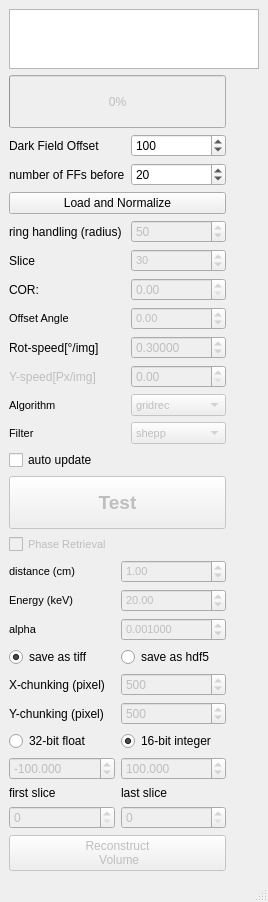
<?xml version="1.0" encoding="UTF-8"?>
<ui version="4.0">
 <class>MainWindow</class>
 <widget class="QMainWindow" name="MainWindow">
  <property name="geometry">
   <rect>
    <x>0</x>
    <y>0</y>
    <width>268</width>
    <height>902</height>
   </rect>
  </property>
  <property name="windowTitle">
   <string>MainWindow</string>
  </property>
  <widget class="QWidget" name="centralwidget">
   <layout class="QGridLayout" name="gridLayout">
    <item row="6" column="0">
     <widget class="QPushButton" name="pushReconstruct_all">
      <property name="enabled">
       <bool>false</bool>
      </property>
      <property name="text">
       <string>Reconstruct
 Volume</string>
      </property>
     </widget>
    </item>
    <item row="4" column="0">
     <widget class="QPushButton" name="pushReconstruct">
      <property name="enabled">
       <bool>false</bool>
      </property>
      <property name="sizePolicy">
       <sizepolicy hsizetype="Minimum" vsizetype="Preferred">
        <horstretch>0</horstretch>
        <verstretch>0</verstretch>
       </sizepolicy>
      </property>
      <property name="minimumSize">
       <size>
        <width>0</width>
        <height>30</height>
       </size>
      </property>
      <property name="font">
       <font>
        <pointsize>14</pointsize>
        <weight>75</weight>
        <bold>true</bold>
       </font>
      </property>
      <property name="text">
       <string>Test</string>
      </property>
     </widget>
    </item>
    <item row="5" column="0">
     <layout class="QGridLayout" name="gridLayout_8">
      <item row="5" column="1">
       <widget class="QSpinBox" name="hdf_chunking_x">
        <property name="enabled">
         <bool>false</bool>
        </property>
        <property name="maximum">
         <number>99999</number>
        </property>
        <property name="value">
         <number>500</number>
        </property>
       </widget>
      </item>
      <item row="5" column="0">
       <widget class="QLabel" name="label_11">
        <property name="text">
         <string>X-chunking (pixel)</string>
        </property>
       </widget>
      </item>
      <item row="3" column="0">
       <widget class="QLabel" name="label_alpha_2">
        <property name="enabled">
         <bool>true</bool>
        </property>
        <property name="sizePolicy">
         <sizepolicy hsizetype="Minimum" vsizetype="Minimum">
          <horstretch>0</horstretch>
          <verstretch>0</verstretch>
         </sizepolicy>
        </property>
        <property name="font">
         <font>
          <pointsize>8</pointsize>
          <weight>50</weight>
          <bold>false</bold>
         </font>
        </property>
        <property name="text">
         <string>alpha</string>
        </property>
       </widget>
      </item>
      <item row="0" column="0" colspan="2">
       <widget class="QCheckBox" name="checkBox_phase_2">
        <property name="enabled">
         <bool>false</bool>
        </property>
        <property name="sizePolicy">
         <sizepolicy hsizetype="Minimum" vsizetype="Preferred">
          <horstretch>0</horstretch>
          <verstretch>0</verstretch>
         </sizepolicy>
        </property>
        <property name="font">
         <font>
          <pointsize>8</pointsize>
          <weight>50</weight>
          <bold>false</bold>
         </font>
        </property>
        <property name="text">
         <string>Phase Retrieval</string>
        </property>
       </widget>
      </item>
      <item row="3" column="1">
       <widget class="QDoubleSpinBox" name="doubleSpinBox_alpha_2">
        <property name="enabled">
         <bool>false</bool>
        </property>
        <property name="sizePolicy">
         <sizepolicy hsizetype="Minimum" vsizetype="Minimum">
          <horstretch>0</horstretch>
          <verstretch>0</verstretch>
         </sizepolicy>
        </property>
        <property name="font">
         <font>
          <pointsize>8</pointsize>
          <weight>50</weight>
          <bold>false</bold>
         </font>
        </property>
        <property name="decimals">
         <number>6</number>
        </property>
        <property name="singleStep">
         <double>0.000100000000000</double>
        </property>
        <property name="value">
         <double>0.001000000000000</double>
        </property>
       </widget>
      </item>
      <item row="9" column="1">
       <widget class="QLabel" name="label_6">
        <property name="sizePolicy">
         <sizepolicy hsizetype="Minimum" vsizetype="Minimum">
          <horstretch>0</horstretch>
          <verstretch>0</verstretch>
         </sizepolicy>
        </property>
        <property name="text">
         <string>last slice</string>
        </property>
       </widget>
      </item>
      <item row="2" column="0">
       <widget class="QLabel" name="label_Energy_2">
        <property name="enabled">
         <bool>true</bool>
        </property>
        <property name="sizePolicy">
         <sizepolicy hsizetype="Minimum" vsizetype="Minimum">
          <horstretch>0</horstretch>
          <verstretch>0</verstretch>
         </sizepolicy>
        </property>
        <property name="font">
         <font>
          <pointsize>8</pointsize>
          <weight>50</weight>
          <bold>false</bold>
         </font>
        </property>
        <property name="text">
         <string>Energy (keV)</string>
        </property>
       </widget>
      </item>
      <item row="2" column="1">
       <widget class="QDoubleSpinBox" name="doubleSpinBox_Energy_2">
        <property name="enabled">
         <bool>false</bool>
        </property>
        <property name="sizePolicy">
         <sizepolicy hsizetype="Minimum" vsizetype="Minimum">
          <horstretch>0</horstretch>
          <verstretch>0</verstretch>
         </sizepolicy>
        </property>
        <property name="font">
         <font>
          <pointsize>8</pointsize>
          <weight>50</weight>
          <bold>false</bold>
         </font>
        </property>
        <property name="minimum">
         <double>1.000000000000000</double>
        </property>
        <property name="maximum">
         <double>100.000000000000000</double>
        </property>
        <property name="value">
         <double>20.000000000000000</double>
        </property>
       </widget>
      </item>
      <item row="1" column="0">
       <widget class="QLabel" name="label_distance_2">
        <property name="enabled">
         <bool>true</bool>
        </property>
        <property name="sizePolicy">
         <sizepolicy hsizetype="Minimum" vsizetype="Minimum">
          <horstretch>0</horstretch>
          <verstretch>0</verstretch>
         </sizepolicy>
        </property>
        <property name="font">
         <font>
          <pointsize>8</pointsize>
          <weight>50</weight>
          <bold>false</bold>
         </font>
        </property>
        <property name="text">
         <string>distance (cm)</string>
        </property>
       </widget>
      </item>
      <item row="1" column="1">
       <widget class="QDoubleSpinBox" name="doubleSpinBox_distance_2">
        <property name="enabled">
         <bool>false</bool>
        </property>
        <property name="sizePolicy">
         <sizepolicy hsizetype="Minimum" vsizetype="Minimum">
          <horstretch>0</horstretch>
          <verstretch>0</verstretch>
         </sizepolicy>
        </property>
        <property name="font">
         <font>
          <pointsize>8</pointsize>
          <weight>50</weight>
          <bold>false</bold>
         </font>
        </property>
        <property name="maximum">
         <double>5000.000000000000000</double>
        </property>
        <property name="value">
         <double>1.000000000000000</double>
        </property>
       </widget>
      </item>
      <item row="8" column="0">
       <widget class="QDoubleSpinBox" name="int_low">
        <property name="enabled">
         <bool>false</bool>
        </property>
        <property name="decimals">
         <number>3</number>
        </property>
        <property name="minimum">
         <double>-65535.000000000000000</double>
        </property>
        <property name="maximum">
         <double>65535.000000000000000</double>
        </property>
        <property name="value">
         <double>-100.000000000000000</double>
        </property>
       </widget>
      </item>
      <item row="9" column="0">
       <widget class="QLabel" name="label_5">
        <property name="sizePolicy">
         <sizepolicy hsizetype="Minimum" vsizetype="Minimum">
          <horstretch>0</horstretch>
          <verstretch>0</verstretch>
         </sizepolicy>
        </property>
        <property name="text">
         <string>first slice</string>
        </property>
       </widget>
      </item>
      <item row="7" column="1">
       <widget class="QRadioButton" name="radioButton_16bit_integer">
        <property name="text">
         <string>16-bit integer</string>
        </property>
        <property name="checked">
         <bool>true</bool>
        </property>
        <attribute name="buttonGroup">
         <string notr="true">buttonGroup16_32bit</string>
        </attribute>
       </widget>
      </item>
      <item row="4" column="1">
       <widget class="QRadioButton" name="save_hdf5">
        <property name="enabled">
         <bool>true</bool>
        </property>
        <property name="text">
         <string>save as hdf5</string>
        </property>
        <property name="checked">
         <bool>false</bool>
        </property>
        <attribute name="buttonGroup">
         <string notr="true">save_tif_hdf5</string>
        </attribute>
       </widget>
      </item>
      <item row="8" column="1">
       <widget class="QDoubleSpinBox" name="int_high">
        <property name="enabled">
         <bool>false</bool>
        </property>
        <property name="decimals">
         <number>3</number>
        </property>
        <property name="minimum">
         <double>-65535.000000000000000</double>
        </property>
        <property name="maximum">
         <double>65535.000000000000000</double>
        </property>
        <property name="value">
         <double>100.000000000000000</double>
        </property>
       </widget>
      </item>
      <item row="10" column="0">
       <widget class="QSpinBox" name="spinBox_first">
        <property name="enabled">
         <bool>false</bool>
        </property>
        <property name="maximum">
         <number>999999</number>
        </property>
       </widget>
      </item>
      <item row="7" column="0">
       <widget class="QRadioButton" name="radioButton_32bit_float">
        <property name="text">
         <string>32-bit float</string>
        </property>
        <attribute name="buttonGroup">
         <string notr="true">buttonGroup16_32bit</string>
        </attribute>
       </widget>
      </item>
      <item row="4" column="0">
       <widget class="QRadioButton" name="save_tiff">
        <property name="text">
         <string>save as tiff</string>
        </property>
        <property name="checked">
         <bool>true</bool>
        </property>
        <attribute name="buttonGroup">
         <string notr="true">save_tif_hdf5</string>
        </attribute>
       </widget>
      </item>
      <item row="10" column="1">
       <widget class="QSpinBox" name="spinBox_last">
        <property name="enabled">
         <bool>false</bool>
        </property>
        <property name="maximum">
         <number>999999</number>
        </property>
       </widget>
      </item>
      <item row="6" column="0">
       <widget class="QLabel" name="label_12">
        <property name="text">
         <string>Y-chunking (pixel)</string>
        </property>
       </widget>
      </item>
      <item row="6" column="1">
       <widget class="QSpinBox" name="hdf_chunking_y">
        <property name="enabled">
         <bool>false</bool>
        </property>
        <property name="maximum">
         <number>99999</number>
        </property>
        <property name="value">
         <number>500</number>
        </property>
       </widget>
      </item>
     </layout>
    </item>
    <item row="1" column="0">
     <widget class="QProgressBar" name="progressBar">
      <property name="enabled">
       <bool>false</bool>
      </property>
      <property name="sizePolicy">
       <sizepolicy hsizetype="Minimum" vsizetype="Preferred">
        <horstretch>0</horstretch>
        <verstretch>0</verstretch>
       </sizepolicy>
      </property>
      <property name="value">
       <number>0</number>
      </property>
     </widget>
    </item>
    <item row="2" column="0">
     <layout class="QGridLayout" name="gridLayout_3">
      <item row="5" column="0">
       <widget class="QLabel" name="label_7">
        <property name="text">
         <string>Slice</string>
        </property>
       </widget>
      </item>
      <item row="7" column="1">
       <widget class="QDoubleSpinBox" name="Offset_Angle">
        <property name="enabled">
         <bool>false</bool>
        </property>
        <property name="sizePolicy">
         <sizepolicy hsizetype="Minimum" vsizetype="Preferred">
          <horstretch>0</horstretch>
          <verstretch>0</verstretch>
         </sizepolicy>
        </property>
        <property name="font">
         <font>
          <pointsize>8</pointsize>
          <weight>50</weight>
          <bold>false</bold>
         </font>
        </property>
        <property name="alignment">
         <set>Qt::AlignLeading|Qt::AlignLeft|Qt::AlignVCenter</set>
        </property>
        <property name="minimum">
         <double>-360.000000000000000</double>
        </property>
        <property name="maximum">
         <double>360.000000000000000</double>
        </property>
       </widget>
      </item>
      <item row="6" column="1">
       <widget class="QDoubleSpinBox" name="COR">
        <property name="enabled">
         <bool>false</bool>
        </property>
        <property name="sizePolicy">
         <sizepolicy hsizetype="Minimum" vsizetype="Preferred">
          <horstretch>0</horstretch>
          <verstretch>0</verstretch>
         </sizepolicy>
        </property>
        <property name="font">
         <font>
          <weight>50</weight>
          <bold>false</bold>
         </font>
        </property>
        <property name="maximum">
         <double>5000.000000000000000</double>
        </property>
        <property name="singleStep">
         <double>1.000000000000000</double>
        </property>
        <property name="value">
         <double>0.000000000000000</double>
        </property>
       </widget>
      </item>
      <item row="10" column="0">
       <widget class="QLabel" name="label_15">
        <property name="sizePolicy">
         <sizepolicy hsizetype="Fixed" vsizetype="Preferred">
          <horstretch>0</horstretch>
          <verstretch>0</verstretch>
         </sizepolicy>
        </property>
        <property name="font">
         <font>
          <pointsize>8</pointsize>
          <weight>50</weight>
          <bold>false</bold>
         </font>
        </property>
        <property name="text">
         <string>Algorithm</string>
        </property>
       </widget>
      </item>
      <item row="2" column="0">
       <widget class="QLabel" name="label_2">
        <property name="sizePolicy">
         <sizepolicy hsizetype="Fixed" vsizetype="Preferred">
          <horstretch>0</horstretch>
          <verstretch>0</verstretch>
         </sizepolicy>
        </property>
        <property name="text">
         <string>number of FFs before</string>
        </property>
       </widget>
      </item>
      <item row="3" column="0" colspan="2">
       <widget class="QPushButton" name="pushLoad">
        <property name="sizePolicy">
         <sizepolicy hsizetype="Minimum" vsizetype="Preferred">
          <horstretch>0</horstretch>
          <verstretch>0</verstretch>
         </sizepolicy>
        </property>
        <property name="text">
         <string>Load and Normalize</string>
        </property>
       </widget>
      </item>
      <item row="8" column="0">
       <widget class="QLabel" name="label">
        <property name="sizePolicy">
         <sizepolicy hsizetype="Fixed" vsizetype="Preferred">
          <horstretch>0</horstretch>
          <verstretch>0</verstretch>
         </sizepolicy>
        </property>
        <property name="text">
         <string>Rot-speed[°/img]</string>
        </property>
       </widget>
      </item>
      <item row="8" column="1">
       <widget class="QDoubleSpinBox" name="speed_W">
        <property name="enabled">
         <bool>false</bool>
        </property>
        <property name="sizePolicy">
         <sizepolicy hsizetype="Minimum" vsizetype="Preferred">
          <horstretch>0</horstretch>
          <verstretch>0</verstretch>
         </sizepolicy>
        </property>
        <property name="decimals">
         <number>5</number>
        </property>
        <property name="singleStep">
         <double>0.000100000000000</double>
        </property>
        <property name="value">
         <double>0.300000000000000</double>
        </property>
       </widget>
      </item>
      <item row="0" column="0">
       <widget class="QLabel" name="label_10">
        <property name="sizePolicy">
         <sizepolicy hsizetype="Fixed" vsizetype="Preferred">
          <horstretch>0</horstretch>
          <verstretch>0</verstretch>
         </sizepolicy>
        </property>
        <property name="text">
         <string>Dark Field Offset</string>
        </property>
       </widget>
      </item>
      <item row="9" column="0">
       <widget class="QLabel" name="label_4">
        <property name="enabled">
         <bool>false</bool>
        </property>
        <property name="sizePolicy">
         <sizepolicy hsizetype="Fixed" vsizetype="Preferred">
          <horstretch>0</horstretch>
          <verstretch>0</verstretch>
         </sizepolicy>
        </property>
        <property name="text">
         <string>Y-speed[Px/img]</string>
        </property>
       </widget>
      </item>
      <item row="5" column="1">
       <widget class="QSpinBox" name="slice_number">
        <property name="enabled">
         <bool>false</bool>
        </property>
        <property name="font">
         <font>
          <pointsize>8</pointsize>
          <weight>50</weight>
          <bold>false</bold>
         </font>
        </property>
        <property name="value">
         <number>30</number>
        </property>
       </widget>
      </item>
      <item row="11" column="0">
       <widget class="QLabel" name="label_16">
        <property name="sizePolicy">
         <sizepolicy hsizetype="Fixed" vsizetype="Preferred">
          <horstretch>0</horstretch>
          <verstretch>0</verstretch>
         </sizepolicy>
        </property>
        <property name="font">
         <font>
          <pointsize>8</pointsize>
          <weight>50</weight>
          <bold>false</bold>
         </font>
        </property>
        <property name="text">
         <string>Filter</string>
        </property>
       </widget>
      </item>
      <item row="11" column="1">
       <widget class="QComboBox" name="filter_list">
        <property name="enabled">
         <bool>false</bool>
        </property>
        <property name="sizePolicy">
         <sizepolicy hsizetype="Minimum" vsizetype="Preferred">
          <horstretch>0</horstretch>
          <verstretch>0</verstretch>
         </sizepolicy>
        </property>
        <property name="font">
         <font>
          <pointsize>8</pointsize>
          <weight>50</weight>
          <bold>false</bold>
         </font>
        </property>
        <item>
         <property name="text">
          <string>shepp</string>
         </property>
        </item>
        <item>
         <property name="text">
          <string>ramlak</string>
         </property>
        </item>
        <item>
         <property name="text">
          <string>hann</string>
         </property>
        </item>
        <item>
         <property name="text">
          <string>hamming</string>
         </property>
        </item>
        <item>
         <property name="text">
          <string>parzen</string>
         </property>
        </item>
        <item>
         <property name="text">
          <string>butterworth</string>
         </property>
        </item>
        <item>
         <property name="text">
          <string>cosine</string>
         </property>
        </item>
        <item>
         <property name="text">
          <string>none</string>
         </property>
        </item>
       </widget>
      </item>
      <item row="2" column="1">
       <widget class="QSpinBox" name="spinBox_number_FFs">
        <property name="sizePolicy">
         <sizepolicy hsizetype="Minimum" vsizetype="Preferred">
          <horstretch>0</horstretch>
          <verstretch>0</verstretch>
         </sizepolicy>
        </property>
        <property name="maximum">
         <number>5000</number>
        </property>
        <property name="value">
         <number>20</number>
        </property>
       </widget>
      </item>
      <item row="6" column="0">
       <widget class="QLabel" name="label_3">
        <property name="sizePolicy">
         <sizepolicy hsizetype="Fixed" vsizetype="Preferred">
          <horstretch>0</horstretch>
          <verstretch>0</verstretch>
         </sizepolicy>
        </property>
        <property name="text">
         <string>COR:</string>
        </property>
       </widget>
      </item>
      <item row="10" column="1">
       <widget class="QComboBox" name="algorithm_list">
        <property name="enabled">
         <bool>false</bool>
        </property>
        <property name="sizePolicy">
         <sizepolicy hsizetype="Minimum" vsizetype="Preferred">
          <horstretch>0</horstretch>
          <verstretch>0</verstretch>
         </sizepolicy>
        </property>
        <property name="font">
         <font>
          <pointsize>8</pointsize>
          <weight>50</weight>
          <bold>false</bold>
         </font>
        </property>
        <item>
         <property name="text">
          <string>gridrec</string>
         </property>
        </item>
        <item>
         <property name="text">
          <string>FBP_CUDA</string>
         </property>
        </item>
        <item>
         <property name="text">
          <string>art</string>
         </property>
        </item>
        <item>
         <property name="text">
          <string>bart</string>
         </property>
        </item>
        <item>
         <property name="text">
          <string>fbp</string>
         </property>
        </item>
        <item>
         <property name="text">
          <string>sirt</string>
         </property>
        </item>
        <item>
         <property name="text">
          <string>tv</string>
         </property>
        </item>
        <item>
         <property name="text">
          <string>grad</string>
         </property>
        </item>
        <item>
         <property name="text">
          <string>mlem</string>
         </property>
        </item>
        <item>
         <property name="text">
          <string>tikh</string>
         </property>
        </item>
        <item>
         <property name="text">
          <string>osem</string>
         </property>
        </item>
        <item>
         <property name="text">
          <string>pml_hybrid</string>
         </property>
        </item>
        <item>
         <property name="text">
          <string>pml_quad</string>
         </property>
        </item>
        <item>
         <property name="text">
          <string>ospml_hybrid</string>
         </property>
        </item>
        <item>
         <property name="text">
          <string>ospml_quad</string>
         </property>
        </item>
       </widget>
      </item>
      <item row="7" column="0">
       <widget class="QLabel" name="label_9">
        <property name="sizePolicy">
         <sizepolicy hsizetype="Fixed" vsizetype="Preferred">
          <horstretch>0</horstretch>
          <verstretch>0</verstretch>
         </sizepolicy>
        </property>
        <property name="font">
         <font>
          <pointsize>8</pointsize>
          <weight>50</weight>
          <bold>false</bold>
         </font>
        </property>
        <property name="text">
         <string>Offset Angle</string>
        </property>
       </widget>
      </item>
      <item row="9" column="1">
       <widget class="QDoubleSpinBox" name="speed_Y">
        <property name="enabled">
         <bool>false</bool>
        </property>
        <property name="sizePolicy">
         <sizepolicy hsizetype="Minimum" vsizetype="Preferred">
          <horstretch>0</horstretch>
          <verstretch>0</verstretch>
         </sizepolicy>
        </property>
       </widget>
      </item>
      <item row="0" column="1">
       <widget class="QSpinBox" name="spinBox_DF">
        <property name="sizePolicy">
         <sizepolicy hsizetype="Minimum" vsizetype="Preferred">
          <horstretch>0</horstretch>
          <verstretch>0</verstretch>
         </sizepolicy>
        </property>
        <property name="maximum">
         <number>65535</number>
        </property>
        <property name="value">
         <number>100</number>
        </property>
       </widget>
      </item>
      <item row="4" column="0">
       <widget class="QLabel" name="label_8">
        <property name="sizePolicy">
         <sizepolicy hsizetype="Fixed" vsizetype="Preferred">
          <horstretch>0</horstretch>
          <verstretch>0</verstretch>
         </sizepolicy>
        </property>
        <property name="text">
         <string>ring handling (radius)</string>
        </property>
       </widget>
      </item>
      <item row="4" column="1">
       <widget class="QSpinBox" name="spinBox_ringradius">
        <property name="enabled">
         <bool>false</bool>
        </property>
        <property name="sizePolicy">
         <sizepolicy hsizetype="Minimum" vsizetype="Preferred">
          <horstretch>0</horstretch>
          <verstretch>0</verstretch>
         </sizepolicy>
        </property>
        <property name="maximum">
         <number>65535</number>
        </property>
        <property name="value">
         <number>50</number>
        </property>
       </widget>
      </item>
     </layout>
    </item>
    <item row="0" column="0" colspan="2">
     <widget class="QTextBrowser" name="Sample">
      <property name="maximumSize">
       <size>
        <width>16777215</width>
        <height>60</height>
       </size>
      </property>
      <property name="toolTip">
       <string>&lt;!DOCTYPE HTML PUBLIC &quot;-//W3C//DTD HTML 4.0//EN&quot; &quot;http://www.w3.org/TR/REC-html40/strict.dtd&quot;&gt;
&lt;html&gt;&lt;head&gt;&lt;meta name=&quot;qrichtext&quot; content=&quot;1&quot; /&gt;&lt;style type=&quot;text/css&quot;&gt;
p, li { white-space: pre-wrap; }
&lt;/style&gt;&lt;/head&gt;&lt;body style=&quot; font-family:'MS Shell Dlg 2'; font-size:7.8pt; font-weight:400; font-style:normal;&quot;&gt;
&lt;pre style=&quot; margin-top:12px; margin-bottom:12px; margin-left:0px; margin-right:0px; -qt-block-indent:0; text-indent:0px; background-color:#ffffff;&quot;&gt;&lt;span style=&quot; font-family:'Courier New'; background-color:#ffffff;&quot;&gt;Open ImageJ-PlugIn: EPICS AREA DETECTOR, &lt;/span&gt;&lt;/pre&gt;
&lt;pre style=&quot; margin-top:12px; margin-bottom:12px; margin-left:0px; margin-right:0px; -qt-block-indent:0; text-indent:0px; background-color:#ffffff;&quot;&gt;&lt;span style=&quot; font-family:'Courier New'; background-color:#ffffff;&quot;&gt;NTNDA-Viewer and look for the channel:&lt;/span&gt;&lt;/pre&gt;
&lt;pre style=&quot; margin-top:12px; margin-bottom:12px; margin-left:0px; margin-right:0px; -qt-block-indent:0; text-indent:0px; background-color:#ffffff;&quot;&gt;&lt;span style=&quot; font-family:'JetBrains Mono,monospace'; color:#000000;&quot;&gt;&amp;quot;BAMline:CTReco&amp;quot;&lt;/span&gt;&lt;/pre&gt;&lt;/body&gt;&lt;/html&gt;</string>
      </property>
     </widget>
    </item>
    <item row="3" column="0">
     <widget class="QCheckBox" name="auto_update">
      <property name="text">
       <string>auto update</string>
      </property>
     </widget>
    </item>
   </layout>
  </widget>
  <widget class="QMenuBar" name="menubar">
   <property name="geometry">
    <rect>
     <x>0</x>
     <y>0</y>
     <width>268</width>
     <height>26</height>
    </rect>
   </property>
  </widget>
  <widget class="QStatusBar" name="statusbar"/>
 </widget>
 <resources/>
 <connections/>
 <buttongroups>
  <buttongroup name="buttonGroup16_32bit"/>
  <buttongroup name="save_tif_hdf5"/>
 </buttongroups>
</ui>
